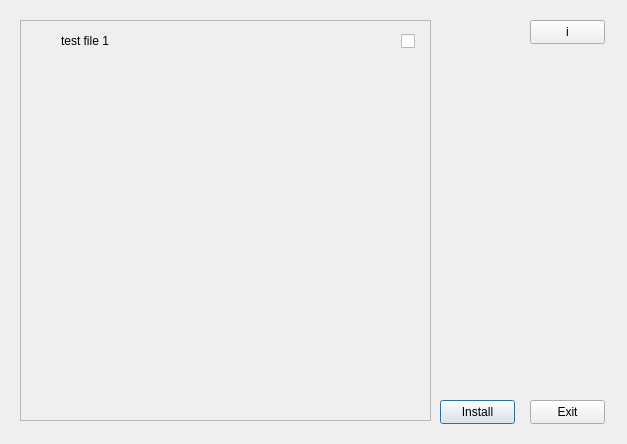
<?xml version="1.0" encoding="UTF-8"?>
<ui version="4.0">
 <class>Dialog</class>
 <widget class="QDialog" name="Dialog">
  <property name="geometry">
   <rect>
    <x>0</x>
    <y>0</y>
    <width>627</width>
    <height>444</height>
   </rect>
  </property>
  <property name="windowTitle">
   <string>Dialog</string>
  </property>
  <widget class="QScrollArea" name="scrollArea">
   <property name="geometry">
    <rect>
     <x>20</x>
     <y>20</y>
     <width>411</width>
     <height>401</height>
    </rect>
   </property>
   <property name="widgetResizable">
    <bool>true</bool>
   </property>
   <widget class="QWidget" name="scrollAreaWidgetContents">
    <property name="geometry">
     <rect>
      <x>0</x>
      <y>0</y>
      <width>409</width>
      <height>399</height>
     </rect>
    </property>
    <widget class="QCheckBox" name="fileCheckBox">
     <property name="geometry">
      <rect>
       <x>380</x>
       <y>10</y>
       <width>16</width>
       <height>20</height>
      </rect>
     </property>
     <property name="text">
      <string/>
     </property>
    </widget>
    <widget class="QLabel" name="fileLabel">
     <property name="geometry">
      <rect>
       <x>40</x>
       <y>10</y>
       <width>301</width>
       <height>20</height>
      </rect>
     </property>
     <property name="text">
      <string>test file 1</string>
     </property>
    </widget>
    <widget class="QLabel" name="imgLabel">
     <property name="geometry">
      <rect>
       <x>10</x>
       <y>10</y>
       <width>16</width>
       <height>16</height>
      </rect>
     </property>
     <property name="text">
      <string/>
     </property>
    </widget>
   </widget>
  </widget>
  <widget class="QPushButton" name="install">
   <property name="geometry">
    <rect>
     <x>440</x>
     <y>400</y>
     <width>75</width>
     <height>24</height>
    </rect>
   </property>
   <property name="text">
    <string>Install</string>
   </property>
  </widget>
  <widget class="QPushButton" name="pushButton_2">
   <property name="geometry">
    <rect>
     <x>530</x>
     <y>400</y>
     <width>75</width>
     <height>24</height>
    </rect>
   </property>
   <property name="text">
    <string>Exit</string>
   </property>
  </widget>
  <widget class="QPushButton" name="info">
   <property name="geometry">
    <rect>
     <x>530</x>
     <y>20</y>
     <width>75</width>
     <height>24</height>
    </rect>
   </property>
   <property name="text">
    <string>i</string>
   </property>
  </widget>
 </widget>
 <resources/>
 <connections/>
</ui>
